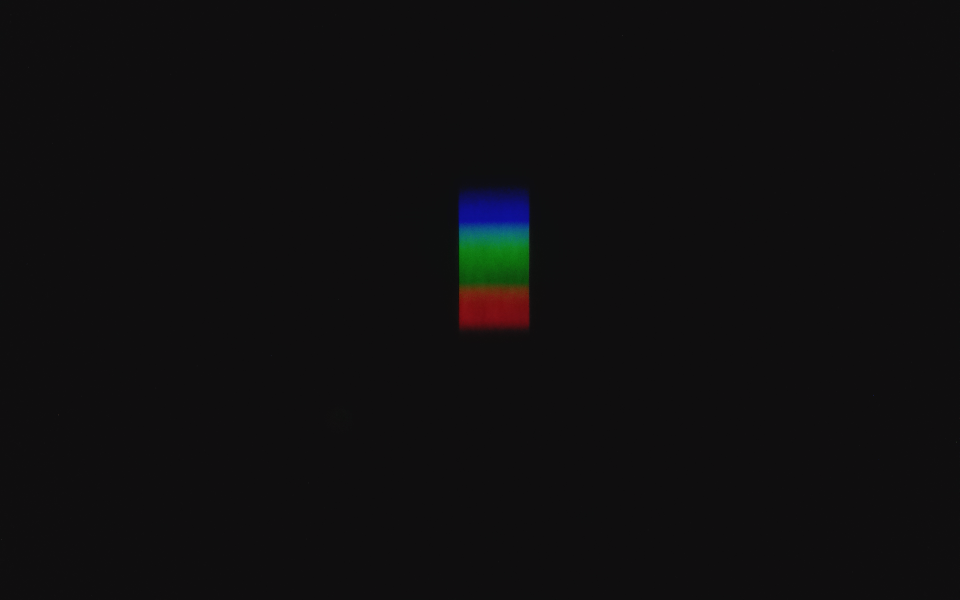
#> input picture pics/blue.png, 1920 x 1200 px, found by its file name (shown at 1/2 size)
$ python albedo.py
#> lines starting #> are read from the running program, lines starting #| are printed output that depends on the picture
import numpy as np
import matplotlib.pyplot as plt
import imageio.v2 as imageio
from cycler import cycler


def readIntensity(photoName, plotName):
#> called with photoName = 'blue.png', plotName = 'tmp.png'
    photo = imageio.imread(photoName)
#> photo is the input picture: shape (1200, 1920, 4); mean R, G, B, A 15.4, 14.7, 15.6, 255

    cut = photo[350:835, 450:960, 0:3].swapaxes(0, 1)
    rgb = np.mean(cut, axis=(0))
#> rgb = 485 rows, first 8: [14.76, 14.01, 14.97], [14.74, 13.99, 14.95], [14.78, 13.92, 15.03], [14.8, 13.94, 15.05], [14.72, 13.95, 15.04], [14.7, 13.93, 15.02], [14.7, 13.93, 15.06], [14.72, 13.95, 15.08]
    luma = (0.2989 * rgb[:, 0] + 0.5866 * rgb[:, 1] + 0.1144 * rgb[:, 2])
#> luma = 485 values, max 20.19 at index 133, min 14.26 at index 373, mean 16.15
    luma = luma
    plt.rc('axes', prop_cycle=(cycler('color', ['r', 'g', 'b'])))

    fig = plt.figure(figsize=(10, 5), dpi=200)

    plt.title('Альбедо различных поверхностей\n' + '{} / {}')
    plt.xlabel('Длина волны, нм')
    plt.ylabel('Альбедо')

    plt.plot(rgb, label=['r', 'g', 'b'])
    plt.plot(luma, 'black', label='I')
    plt.legend()

    plt.savefig(plotName)
#> figure, not shown here; curve peaks at x = 271, y = 23.86; curve peaks at x = 147, y = 23.45; curve peaks at x = 95, y = 26.34

    return luma

luma_blue = readIntensity("blue.png", "tmp.png")
#> luma_blue has the same summary as luma in readIntensity
luma_green = readIntensity("green.png", "tmp.png")
#> call 2 of readIntensity, with photoName = 'green.png', plotName = 'tmp.png'
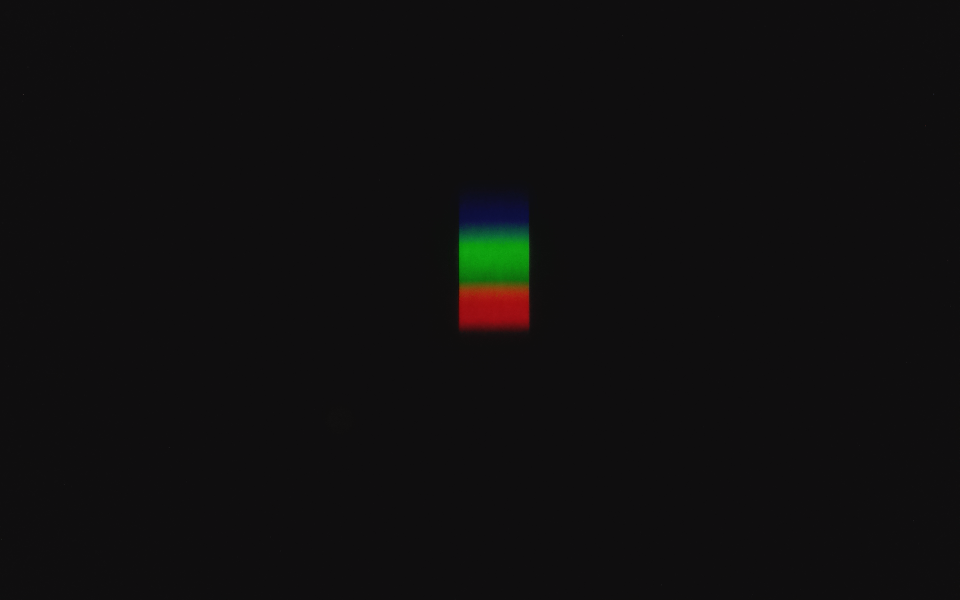
#> input picture pics/green.png, 1920 x 1200 px, found by its file name (shown at 1/2 size)
#> in readIntensity, photo is the input picture: shape (1200, 1920, 4); mean R, G, B, A 15.7, 14.8, 15.2, 255
#> in readIntensity (call 2), `rgb = np.mean(cut, axis=(0))`: rgb = 485 rows, first 8: [14.88, 13.88, 14.88], [14.86, 13.86, 14.86], [14.87, 13.87, 14.87], [14.89, 13.89, 14.88], [14.92, 13.92, 14.91], [14.89, 13.89, 14.87], [14.91, 13.92, 14.91], [14.9, 13.91, 14.9]
#> in readIntensity (call 2), `luma = (0.2989 * rgb[:, 0] + 0.5866 * rgb[:, 1] + 0.1144 * rgb[:, 2])`: luma = 485 values, max 21.69 at index 154, min 14.23 at index 389, mean 16.42
#> luma_green has the same summary as luma in readIntensity
luma_red = readIntensity("red.png", "tmp.png")
#> call 3 of readIntensity, with photoName = 'red.png', plotName = 'tmp.png'
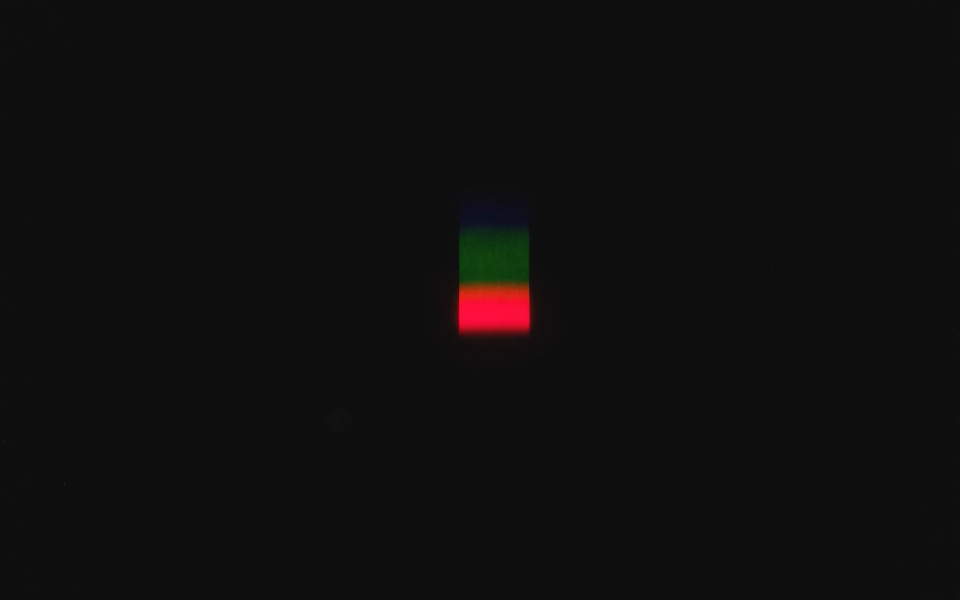
#> input picture pics/red.png, 1920 x 1200 px, found by its file name (shown at 1/2 size)
#> in readIntensity, photo is the input picture: shape (1200, 1920, 4); mean R, G, B, A 16.4, 14.4, 15, 255
#> in readIntensity (call 3), `rgb = np.mean(cut, axis=(0))`: rgb = 485 rows, first 8: [14.98, 13.98, 14.92], [14.92, 13.92, 14.85], [14.95, 13.95, 14.75], [14.96, 13.96, 14.76], [14.91, 13.91, 14.75], [14.96, 13.96, 14.8], [15.01, 14.01, 14.9], [14.99, 13.99, 14.88]
#> in readIntensity (call 3), `luma = (0.2989 * rgb[:, 0] + 0.5866 * rgb[:, 1] + 0.1144 * rgb[:, 2])`: luma = 485 values, max 21.34 at index 280, min 14.31 at index 4, mean 16.18
#> luma_red has the same summary as luma in readIntensity
luma_white = readIntensity("white.png", "tmp.png")
#> call 4 of readIntensity, with photoName = 'white.png', plotName = 'tmp.png'
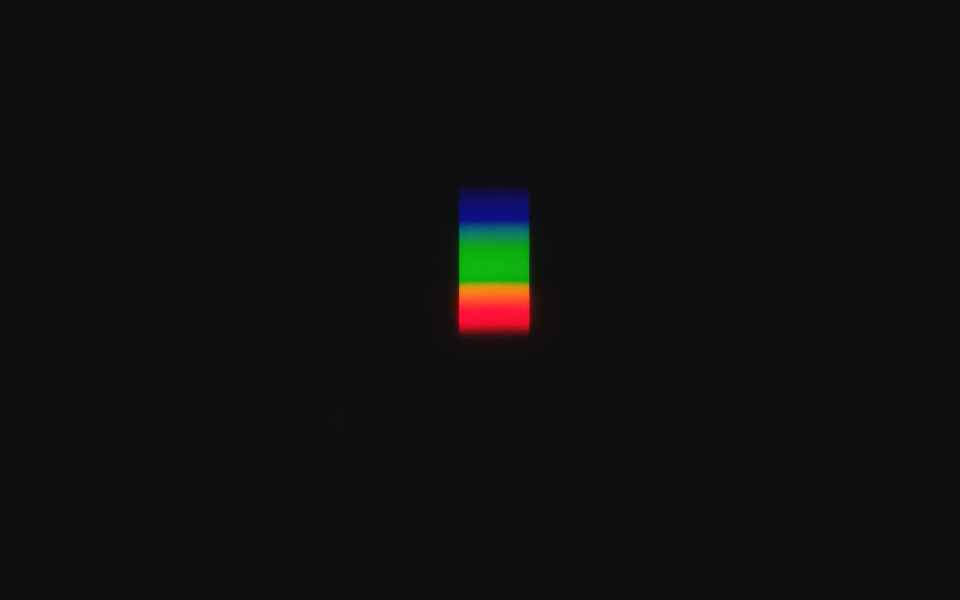
#> input picture pics/white.png, 1920 x 1200 px, found by its file name (shown at 1/2 size)
#> in readIntensity, photo is the input picture: shape (1200, 1920, 4); mean R, G, B, A 16.5, 15.4, 15.6, 255
#> in readIntensity (call 4), `rgb = np.mean(cut, axis=(0))`: rgb = 485 rows, first 8: [14.98, 13.98, 14.97], [14.95, 13.95, 14.93], [14.99, 13.99, 15.09], [14.99, 13.99, 15.09], [14.94, 13.94, 15.05], [14.95, 13.95, 15.06], [14.98, 13.97, 15.1], [14.99, 13.98, 15.11]
#> in readIntensity (call 4), `luma = (0.2989 * rgb[:, 0] + 0.5866 * rgb[:, 1] + 0.1144 * rgb[:, 2])`: luma = 485 values, max 26.5 at index 230, min 14.33 at index 450, mean 18.11
#> luma_white has the same summary as luma in readIntensity
luma_yellow = readIntensity("yellow.png", "tmp.png")
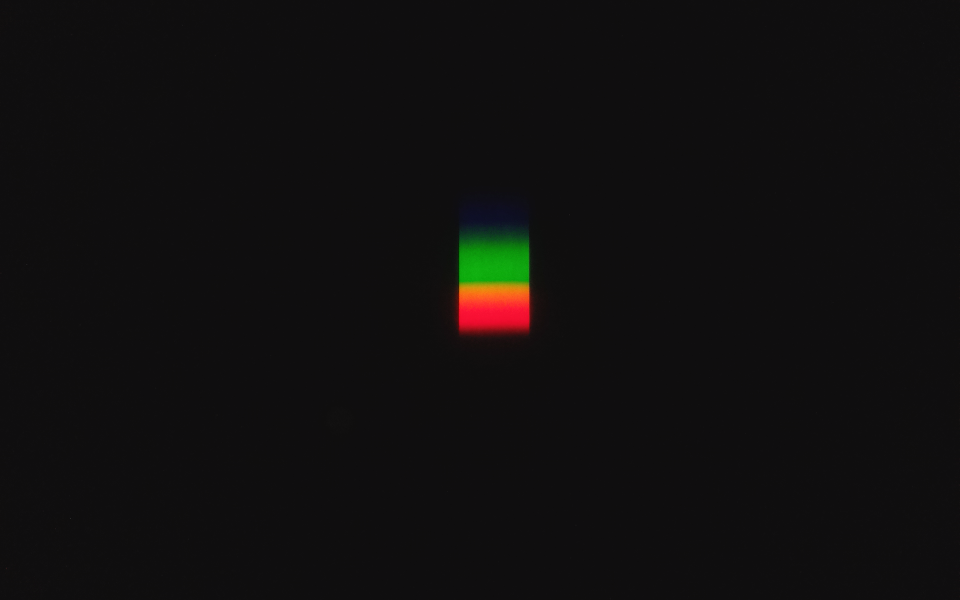
#> input picture pics/yellow.png, 1920 x 1200 px, found by its file name (shown at 1/2 size)
#> in readIntensity, photo is the input picture: shape (1200, 1920, 4); mean R, G, B, A 16.4, 15.1, 15.1, 255
#> in readIntensity (call 5), `cut = photo[350:835, 450:960, 0:3].swapaxes(0, 1)`:
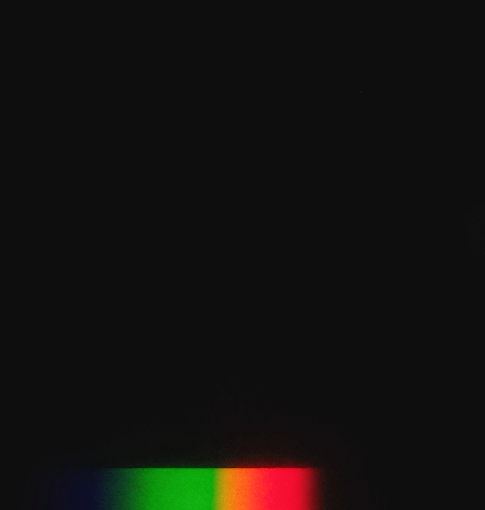
#> cut: shape (510, 485, 3); mean R, G, B 18.9, 17.1, 15.3
#> in readIntensity (call 5), `rgb = np.mean(cut, axis=(0))`: rgb = 485 rows, first 8: [14.95, 13.95, 14.85], [14.9, 13.9, 14.8], [14.92, 13.92, 14.87], [14.96, 13.96, 14.91], [14.94, 13.94, 14.83], [14.96, 13.96, 14.85], [14.97, 13.97, 14.85], [14.97, 13.97, 14.85]
#> in readIntensity (call 5), `luma = (0.2989 * rgb[:, 0] + 0.5866 * rgb[:, 1] + 0.1144 * rgb[:, 2])`: luma = 485 values, max 25.93 at index 228, min 14.3 at index 440, mean 17.42
#> in readIntensity (call 5), `plt.savefig(plotName)`:
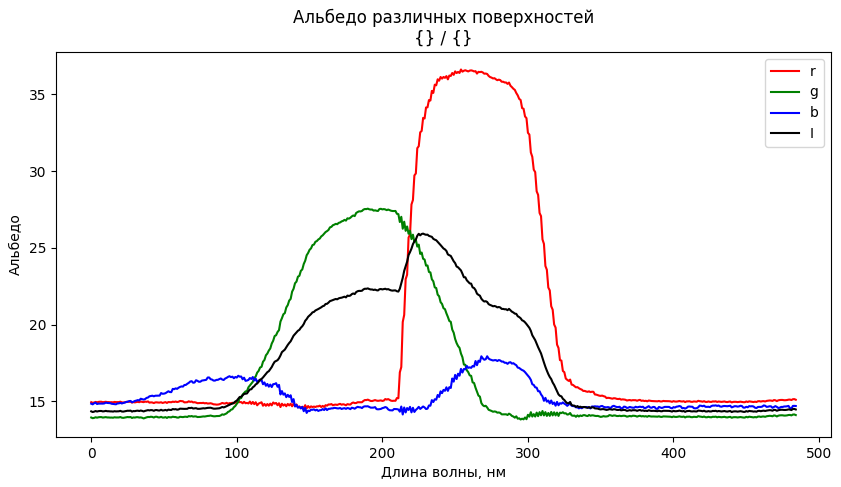
#> figure drawn by matplotlib, 1 panel; curve peaks at x = 254, y = 36.62; curve peaks at x = 190, y = 27.55; curve peaks at x = 272, y = 17.94
#> luma_yellow has the same summary as luma in readIntensity

albedo_blue = np.array(luma_blue)/np.array(luma_white)
#> albedo_blue = 485 values, max 1.01 at index 75, min 0.681 at index 226, mean 0.913
albedo_green = np.array(luma_green)/np.array(luma_white)
#> albedo_green = 485 values, max 1 at index 9, min 0.727 at index 236, mean 0.922
albedo_red = np.array(luma_red)/np.array(luma_white)
#> albedo_red = 485 values, max 1.01 at index 484, min 0.724 at index 220, mean 0.912
albedo_white = np.array(luma_white)/np.array(luma_white)
#> albedo_white = 485 values from 1 to 1
albedo_yellow = np.array(luma_yellow)/np.array(luma_white)
#> albedo_yellow = 485 values, max 1 at index 461, min 0.802 at index 117, mean 0.965


lw = []

for i in range(485):
    lw.append(1.2174*i+300)

fig = plt.figure(figsize=(10, 5), dpi=200)
plt.plot(lw, albedo_blue, c = "blue", label = "синий лист")
plt.plot(lw, albedo_green, c = "green", label = "зелёный лист")
plt.plot(lw, albedo_red, c = "red", label = "красный лист")
plt.plot(lw, albedo_white, c = "white", label = "белый лист")
plt.plot(lw, albedo_yellow, c = "yellow", label = "жёлтый лист")

plt.xlabel('Длина волны, нм')
plt.ylabel('Альбедо')

ax = plt.gca()

ax.set_facecolor('lightgray')

plt.title('Альбедо различных поверхностей')
plt.minorticks_on()
plt.grid(which = 'major', c = 'gray', linewidth = 1)
plt.grid(which = 'minor', c = 'gray', linestyle = ':')

plt.legend(fontsize = 8)
plt.savefig("albedo.png")
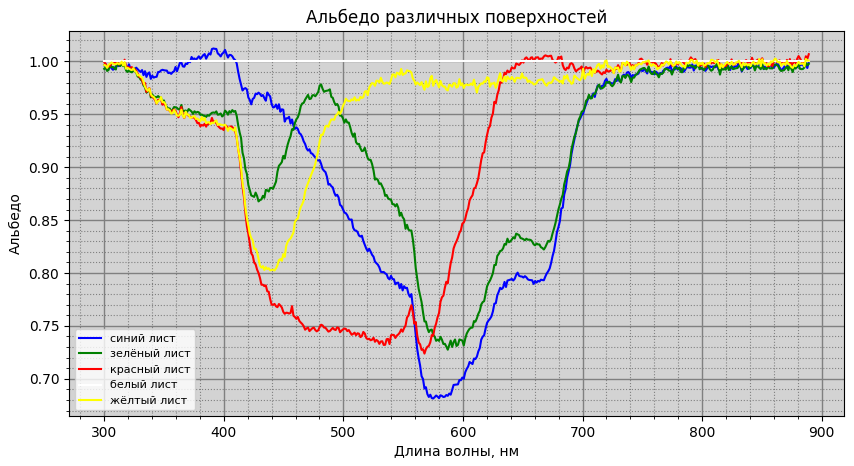
#> figure drawn by matplotlib, 1 panel; curve peaks at x = 391.3, y = 1.01; curve peaks at x = 311, y = 1; curve peaks at x = 889.2, y = 1.01
